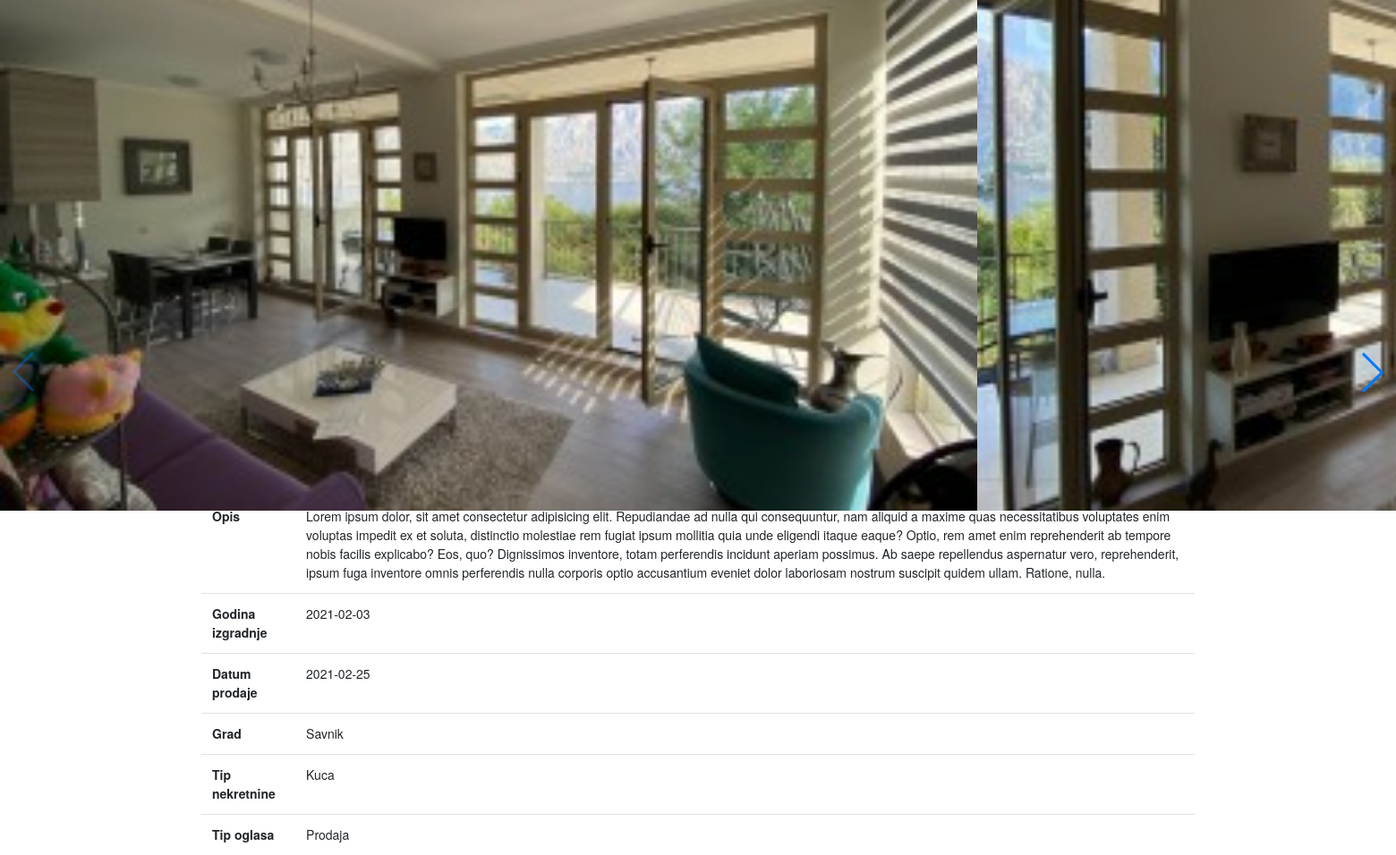
Page /single.php?id=48 on the committed database.
### tables this page shows
CREATE TABLE `fotografije` (
  `id_fotografije` int(11) NOT NULL,
  `slika` varchar(255) DEFAULT NULL,
  `id_nekretnina` int(11) DEFAULT NULL
);

CREATE TABLE `nekretnina` (
  `id_nekretnina` int(11) NOT NULL,
  `naziv` varchar(255) NOT NULL,
  `cijena` float NOT NULL,
  `povrsina` float NOT NULL,
  `stats` tinyint(1) DEFAULT NULL,
  `opis` text DEFAULT NULL,
  `godina_izgradnje` date NOT NULL,
  `datum_prodaje` date DEFAULT NULL,
  `id_grad` int(11) NOT NULL,
  `id_tip_nekretnine` int(11) NOT NULL,
  `id_tip_oglasa` int(11) NOT NULL
);

CREATE TABLE `grad` (
  `id_grad` int(11) NOT NULL,
  `grad` varchar(255) NOT NULL
);

CREATE TABLE `tip_nekretnine` (
  `id_tip_nekretnine` int(11) NOT NULL,
  `tip_nekretnine` varchar(255) NOT NULL
);

CREATE TABLE `tip_oglasa` (
  `id_tip_oglasa` int(11) NOT NULL,
  `tip_oglasa` varchar(255) DEFAULT NULL
);

### functions.php (called while the page is built, shortened)
<?php
function getByID($pdo, $table, $wfield, $uslov, $value)
{
    $stmt = $pdo->prepare("SELECT $wfield FROM $table WHERE $uslov = $value ");
    $stmt->execute();
    while ($result = $stmt->fetch(PDO::FETCH_ASSOC)) {
        return $result["$wfield"];
    }
}
function getAllImages($pdo, $id)
{
    $stmt = $pdo->prepare("SELECT slika FROM fotografije WHERE id_nekretnina=$id");
    if (!$stmt->execute()) {
        echo $stmt->errorCode();
    } else {
        return $stmt->fetchAll(PDO::FETCH_ASSOC);
    }
}

### single.php (the view, shortened to what this page needs)
<?php
include 'db.php';
include 'functions.php';
$id = $_REQUEST['id'];
$stmt = $pdo->prepare("SELECT * FROM nekretnina WHERE id_nekretnina = $id");
$stmt->execute();
$result = $stmt->fetch(PDO::FETCH_ASSOC);
$status = $result['stats'] == 0 ? "Na prodaju" : "Prodato";
?>
<!DOCTYPE html>
<html lang="en">
<head>
    <link rel="stylesheet" href="https://stackpath.bootstrapcdn.com/bootstrap/4.5.2/css/bootstrap.min.css">
    <link rel="stylesheet" href="https://pro.fontawesome.com/releases/v5.10.0/css/all.css" />
    <link rel="stylesheet" href="https://unpkg.com/swiper/swiper-bundle.min.css">
    <link rel="stylesheet" href="css/style-slider.css">
</head>
<body>
    <div class="swiper-container">
        <div class="swiper-wrapper">
            <?php
            $images = getAllImages($pdo, $result['id_nekretnina']);
            foreach ($images as $key => $image) {
                echo "<div class='swiper-slide'><img class='d-block w-100' src='pages/" . $image['slika'] . "' alt='slika'></div>";
            }
            ?>
        </div>
        <div class="swiper-button-next"></div>
        <div class="swiper-button-prev"></div>
    </div>
    <div class='container'>
        <table class='table table-responsive-lg'>
            <tr>
                <th>Cijena</th>
                <td><?= $result['cijena'] . '€' ?></td>
            </tr>
            <tr>
                <th>Povrsina</th>
                <td><?= $result['povrsina'] . 'm²' ?></td>
            </tr>
            <tr>
                <th>Status</th>
                <td><?= $status ?></td>
            </tr>
            <tr>
                <th>Opis</th>
                <td><?= $result['opis'] ?></td>
            </tr>
            <tr>
                <th>Godina izgradnje</th>
                <td><?= $result['godina_izgradnje'] ?></td>
            </tr>
            <tr>
                <th>Datum prodaje</th>
                <td><?= $result['datum_prodaje'] ?></td>
            </tr>
            <tr>
                <th>Grad</th>
                <td><?= getByID($pdo, "grad", "grad", "id_grad", $result['id_grad']) ?></td>
            </tr>
            <tr>
                <th>Tip nekretnine</th>
                <td><?= getByID($pdo, "tip_nekretnine", "tip_nekretnine", "id_tip_nekretnine", $result['id_tip_nekretnine']) ?></td>
            </tr>
            <tr>
                <th>Tip oglasa</th>
                <td><?= getByID($pdo, "tip_oglasa", "tip_oglasa", "id_tip_oglasa", $result['id_tip_oglasa']) ?></td>
            </tr>
        </table>
    </div>
</body>
</html>

### css/style-slider.css (style rules this page uses)
html, body { margin-top: 1%; position: relative; height: 100%; }
body { font-family: Helvetica Neue, Helvetica, Arial, sans-serif; font-size: 14px; color: #000; margin: 0; padding: 0; }
.swiper-container { width: 70%; height: 50%; }
.swiper-slide { text-align: center; font-size: 18px; background: #fff; display: -webkit-box; display: -ms-flexbox; display: -webkit-flex; display: flex; -webkit-box-pack: center; -ms-flex-pack: center; -webkit-justify-content: center; justify-content: center; -webkit-box-align: center; -ms-flex-align: center; -webkit-align-items: center; align-items: center; }

### rows in the picture
fotografije: slika (picture)
fotografije: slika (picture)
nekretnina: opis "Lorem ipsum dolor, sit amet consectetur adipisicing elit. Repudiandae ad nulla qui consequuntur, nam aliquid a maxime quas necessitatibus voluptates enim voluptas impedit ex et soluta, distinctio molestiae rem fugiat ipsum mollitia quia unde eligendi itaque eaque? Optio, rem amet enim reprehenderit ab tempore nobis facilis explicabo? Eos, quo? Dignissimos inventore, totam perferendis incidunt aperiam possimus. Ab saepe repellendus aspernatur vero, reprehenderit, ipsum fuga inventore omnis perferendis nulla corporis optio accusantium eveniet dolor laboriosam nostrum suscipit quidem ullam. Ratione, nulla.", godina_izgradnje "2021-02-03", datum_prodaje "2021-02-25", id_grad.grad "Savnik", id_tip_nekretnine.tip_nekretnine "Kuca", id_tip_oglasa.tip_oglasa "Prodaja"
